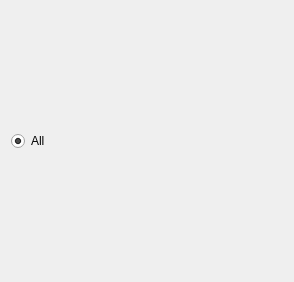
<?xml version="1.0" encoding="UTF-8"?>
<ui version="4.0">
 <class>Form</class>
 <widget class="QWidget" name="Form">
  <property name="geometry">
   <rect>
    <x>0</x>
    <y>0</y>
    <width>294</width>
    <height>282</height>
   </rect>
  </property>
  <property name="windowTitle">
   <string>Form</string>
  </property>
  <layout class="QGridLayout" name="gridLayout">
   <item row="0" column="0">
    <widget class="QRadioButton" name="radioButton">
     <property name="text">
      <string>All</string>
     </property>
     <property name="checked">
      <bool>true</bool>
     </property>
    </widget>
   </item>
  </layout>
 </widget>
 <resources/>
 <connections/>
</ui>
